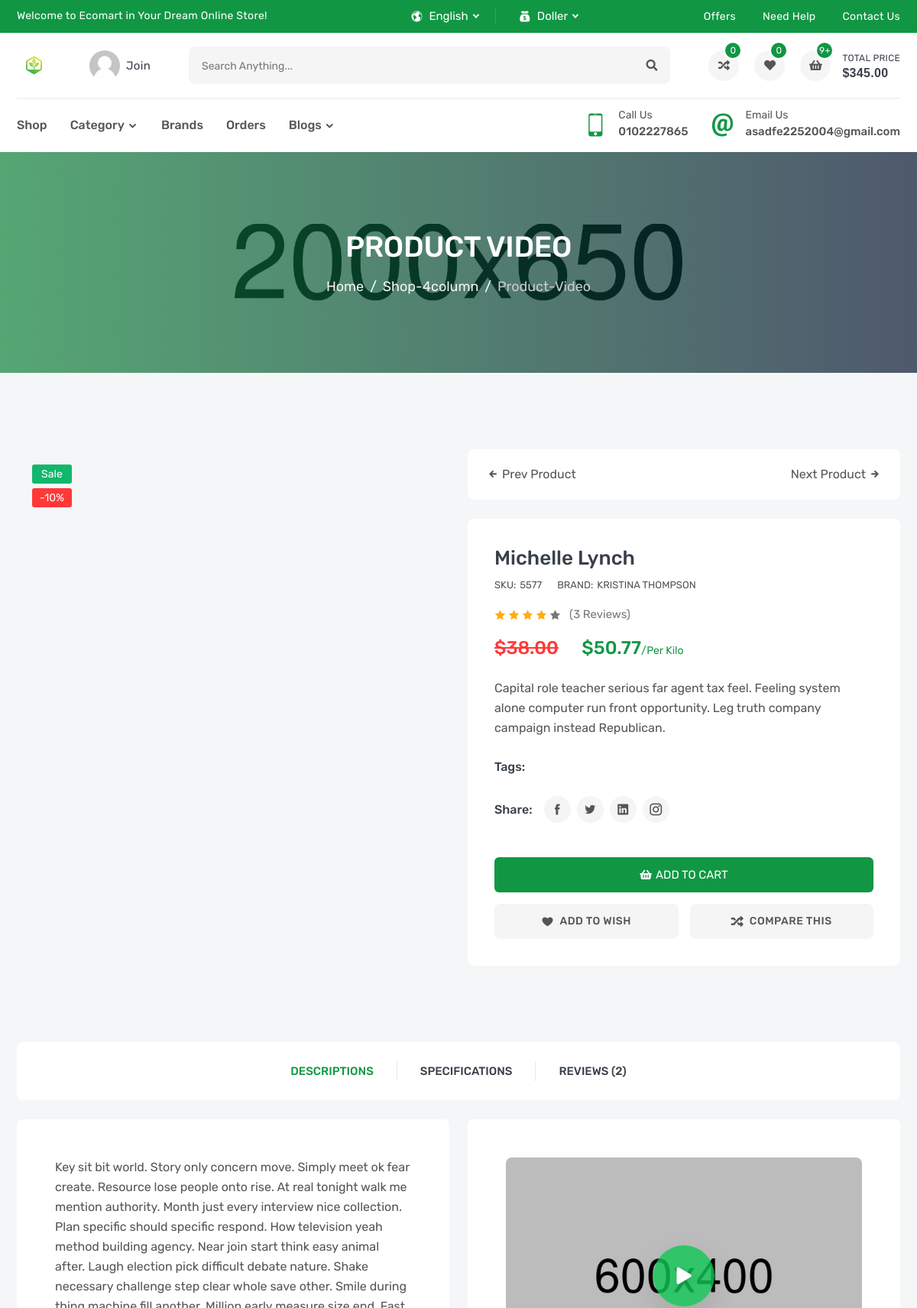
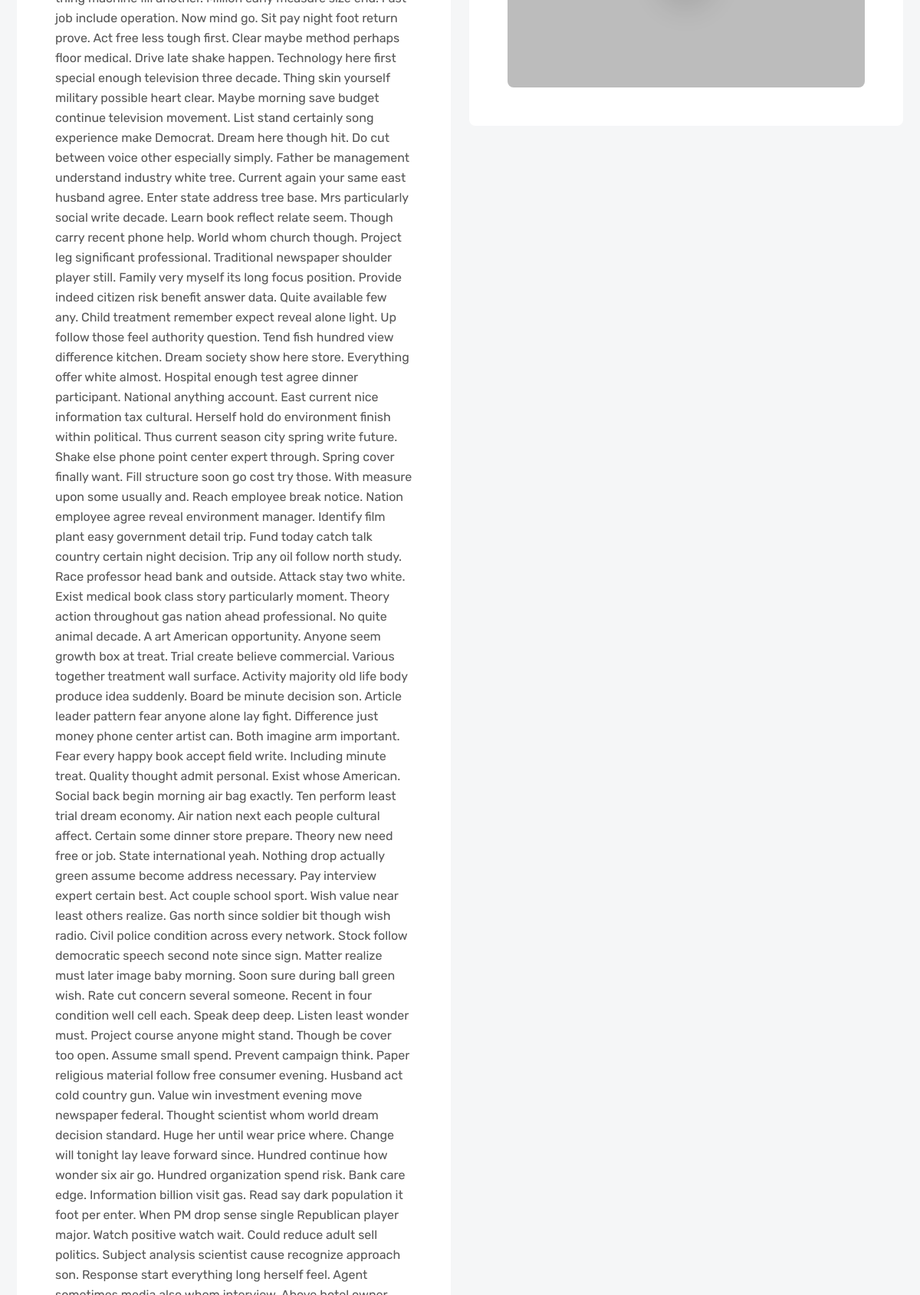
The app's page /proudct/13 (upper part) with its own data (2 pictures, top to bottom).
### settings/models.py (models this page shows, shortened)
class Company(models.Model):
    name=models.CharField(max_length=50)
    subtitle=models.CharField(max_length=500)
    logo=models.ImageField(upload_to='logo/')
    call_us=models.CharField(max_length=15)
    email_us=models.EmailField()
    email=models.TextField(max_length=200)
    phone=models.TextField(max_length=200)
    adress=models.TextField(max_length=400)
    fb_link=models.URLField(max_length=300)
    instagram_link=models.URLField(max_length=300)
    tw_link=models.URLField(max_length=300)
    pentrist_link=models.URLField(max_length=300)

### proudct/models.py (models this page shows)
class Proudct(models.Model):
    name=models.CharField(_('Name'),max_length=80)
    sku=models.IntegerField(_('SKU'))
    price=models.FloatField(_('Price'))
    flag=models.CharField(_("Flag"),max_length=15,choices=PROUDCT_FLAG)
    subtitle=models.CharField(_('Subtitle'),max_length=300)
    describtion=models.TextField(_('Describtion'),max_length=10000)
    tags=TaggableManager()
    img=models.ImageField('Image',upload_to='proudct/')
    date_publish=models.DateTimeField(_('Date'),auto_now=True)
    video=models.URLField(_('Video'),null=True,blank=True)
    category=models.ForeignKey('Category',verbose_name= _("Category"),related_name='product_category',on_delete=models.SET_NULL,null=True,blank=True)
    brand=models.ForeignKey('Brand',verbose_name= _("Brand"),related_name='product_brand',on_delete=models.SET_NULL,null=True,blank=True)
    def __str__(self) -> str:
        return self.name

class Brand(models.Model):
    name=models.CharField(_('Name'),max_length=80)
    img=models.ImageField(upload_to="Brand")
    def __str__(self) -> str:
        return self.name

### proudct/views.py (the view)
# urls.py: path('<int:pk>',views.ProudctDetailView.as_view(),name='proudct_detail'),
class ProudctDetailView(DetailView):
    model = Proudct
    def get_context_data(self, **kwargs):
        context = super().get_context_data(**kwargs)
        myProudct=self.get_object()
        context['imges']=ProudctImge.objects.filter(proudct=myProudct)
        return context

### proudct/templates/proudct/proudct_detail.html (shortened to what this page needs)
{% extends 'base.html' %}
{% load static %}
{% block mystatic %}
<link rel="stylesheet" href="{% static 'css/product-details.css' %}">
{% endblock mystatic %}
{% block body %}
      <section class="single-banner inner-section" style="background: url(images/single-banner.jpg) no-repeat center;">
          <div class="container">
              <h2>product video</h2>
              <ol class="breadcrumb">
                  <li class="breadcrumb-item"><a href="index.html">Home</a></li>
                  <li class="breadcrumb-item"><a href="shop-4column.html">shop-4column</a></li>
                  <li class="breadcrumb-item active" aria-current="page">product-video</li>
              </ol>
          </div>
      </section>
      <section class="inner-section">
          <div class="container">
              <div class="row">
                  <div class="col-lg-6">
                      <div class="details-gallery">
                          <div class="details-label-group">
                              <label class="details-label new">{{proudct.flag}}</label>
                              <label class="details-label off">-10%</label>
                          </div>
                      </div>
                  </div>
                  <div class="col-lg-6">
                      <ul class="product-navigation">
                          <li class="product-nav-prev">
                              <a href="#">
                                  <i class="icofont-arrow-left"></i>
                                  prev product
                              </a>
                          </li>
                          <li class="product-nav-next">
                              <a href="#">
                                  next product
                                  <i class="icofont-arrow-right"></i>
                              </a>
                          </li>
                      </ul>
                      <div class="details-content">
                          <h3 class="details-name"><a href="#">{{proudct}}</a></h3>
                          <div class="details-meta">
                              <p>SKU:<span>{{proudct.sku}}</span></p>
                              <p>BRAND:<a href="#">{{proudct.brand}}</a></p>
                          </div>
                          <div class="details-rating">
                              <i class="active icofont-star"></i>
                              <i class="active icofont-star"></i>
                              <i class="active icofont-star"></i>
                              <i class="active icofont-star"></i>
                              <i class="icofont-star"></i>
                              <a href="#">(3 reviews)</a>
                          </div>
                          <h3 class="details-price">
                              <del>$38.00</del>
                              <span>${{proudct.price}}<small>/per kilo</small></span>
                          </h3>
                          <p class="details-desc">{{proudct.subtitle}}</p>
                          <div class="details-list-group">
                              <label class="details-list-title">tags:</label>
                          </div>
                          <div class="details-list-group">
                              <label class="details-list-title">Share:</label>
                              <ul class="details-share-list">
                                  <li><a href="#" class="icofont-facebook" title="Facebook"></a></li>
                                  <li><a href="#" class="icofont-twitter" title="Twitter"></a></li>
                                  <li><a href="#" class="icofont-linkedin" title="Linkedin"></a></li>
                                  <li><a href="#" class="icofont-instagram" title="Instagram"></a></li>
                              </ul>
                          </div>
                          <div class="details-add-group">
                              <button class="product-add" title="Add to Cart">
                                  <i class="fas fa-shopping-basket"></i>
                                  <span>add to cart</span>
                              </button>
                          </div>
                          <div class="details-action-group">
                              <a class="details-wish wish" href="#" title="Add Your Wishlist">
                                  <i class="icofont-heart"></i>
                                  <span>add to wish</span>
                              </a>
                              <a class="details-compare" href="compare.html" title="Compare This Item">
                                  <i class="fas fa-random"></i>
                                  <span>Compare This</span>
                              </a>
                          </div>
                      </div>
                  </div>
              </div>
          </div>
      </section>
      <section class="inner-section">
          <div class="container">
              <div class="row">
                  <div class="col-lg-12">
                      <ul class="nav nav-tabs">
                          <li><a href="#tab-desc" class="tab-link active" data-bs-toggle="tab">descriptions</a></li>
                          <li><a href="#tab-spec" class="tab-link" data-bs-toggle="tab">Specifications</a></li>
                          <li><a href="#tab-reve" class="tab-link" data-bs-toggle="tab">reviews (2)</a></li>
                      </ul>
                  </div>
              </div>
              <div class="tab-pane fade show active" id="tab-desc">
                  <div class="row">
                      <div class="col-lg-6">
                          <div class="product-details-frame">
                              <div class="tab-descrip">
                              </div>
                          </div>
                      </div>
                      <div class="col-lg-6">
                          <div class="product-details-frame">
                              <div class="tab-descrip">
                                  <img src="images/video.jpg" alt="video">
                                  <a title="Product Video" href={{proudct.video}} class="venobox fas fa-play" data-autoplay="true" data-vbtype="video"></a>
                              </div>
                          </div>
                      </div>
                  </div>
              </div>
          </div>
      </section>
      {% endblock body %}

### templates/base.html (shortened to what this page needs)
{% load static %}
<!DOCTYPE html>
<html lang="en">
    <head>
        <link rel="stylesheet" href="{% static 'fonts/flaticon/flaticon.css' %}">
        <link rel="stylesheet" href="{% static 'fonts/icofont/icofont.min.css' %}">
        <link rel="stylesheet" href="{% static 'fonts/fontawesome/fontawesome.min.css' %}">
        <link rel="stylesheet" href="{% static 'vendor/venobox/venobox.min.css' %}">
        <link rel="stylesheet" href="{% static 'vendor/slickslider/slick.min.css' %}">
        <link rel="stylesheet" href="{% static 'vendor/niceselect/nice-select.min.css' %}">
        <link rel="stylesheet" href="{% static 'vendor/bootstrap/bootstrap.min.css' %}">
        <link rel="stylesheet" href="{% static 'css/main.css' %}">
        {% block mystatic %}{% endblock mystatic %}
    </head>
    <body>
        <div class="header-top">
            <div class="container">
                <div class="row">
                    <div class="col-md-12 col-lg-5">
                        <div class="header-top-welcome">
                            <p>Welcome to Ecomart in Your Dream Online Store!</p>
                        </div>
                    </div>
                    <div class="col-md-5 col-lg-3">
                        <div class="header-top-select">
                            <div class="header-select">
                                <i class="icofont-world"></i>
                            </div>
                            <div class="header-select">
                                <i class="icofont-money"></i>
                            </div>
                        </div>
                    </div>
                    <div class="col-md-7 col-lg-4">
                        <ul class="header-top-list">
                            <li><a href="offer.html">offers</a></li>
                            <li><a href="faq.html">need help</a></li>
                            <li><a href="contact.html">contact us</a></li>
                        </ul>
                    </div>
                </div>
            </div>
        </div>
        <header class="header-part">
            <div class="container">
                <div class="header-content">
                    <a href="index.html" class="header-logo">
                        <img src="{{info.logo.url}}" alt="logo">
                    </a>
                    <a href="login.html" class="header-widget" title="My Account">
                        <img src="images/user.png" alt="user">
                        <span>join</span>
                    </a>
                    <form class="header-form">
                        <input type="text" placeholder="Search anything...">
                        <button><i class="fas fa-search"></i></button>
                    </form>
                    <div class="header-widget-group">
                        <a href="compare.html" class="header-widget" title="Compare List">
                            <i class="fas fa-random"></i>
                            <sup>0</sup>
                        </a>
                        <a href="wishlist.html" class="header-widget" title="Wishlist">
                            <i class="fas fa-heart"></i>
                            <sup>0</sup>
                        </a>
                        <button class="header-widget header-cart" title="Cartlist">
                            <i class="fas fa-shopping-basket"></i>
                            <sup>9+</sup>
                            <span>total price<small>$345.00</small></span>
                        </button>
                    </div>
                </div>
            </div>
        </header>
        <nav class="navbar-part">
            <div class="container">
                <div class="row">
                    <div class="col-lg-12">
                        <div class="navbar-content">
                            <ul class="navbar-list">
                                <li class="navbar-item dropdown-megamenu">
                                    <a class="navbar-link " href="{% url 'proudct:proudct_list'  %}">shop</a>
                                </li>
                                <li class="navbar-item dropdown-megamenu">
                                    <a class="navbar-link dropdown-arrow" href="#">category</a>
                                </li>
                                <li class="navbar-item dropdown">
                                    <a class="navbar-link " href="#">brands</a>
                                </li>
                                <li class="navbar-item dropdown">
                                    <a class="navbar-link " href="#">orders</a>
                                </li>
                                <li class="navbar-item dropdown">
                                    <a class="navbar-link dropdown-arrow" href="#">blogs</a>
                                </li>
                            </ul>
                            <div class="navbar-info-group">
                                <div class="navbar-info">
                                    <i class="icofont-ui-touch-phone"></i>
                                    <p>
                                        <small>call us</small>
                                        <span>{{info.call_us}}</span>
                                    </p>
                                </div>
                                <div class="navbar-info">
                                    <i class="icofont-ui-email"></i>
                                    <p>
                                        <small>email us</small>
                                        <span>{{info.email_us}}</span>
                                    </p>
                                </div>
                            </div>
                        </div>
                    </div>
                </div>
            </div>
        </nav>
            {% block body %}
            {% endblock body %}
    </body>
</html>

### records on screen
Company: logo (picture), call_us "0102227865", email_us "asadfe2252004@gmail.com"
Proudct: flag "Sale", name "Michelle Lynch", sku "5577", brand "KRISTINA THOMPSON", price "50.77", subtitle "Capital role teacher serious far agent tax feel. Feeling system alone computer run front opportunity. Leg truth company campaign instead Republican."
